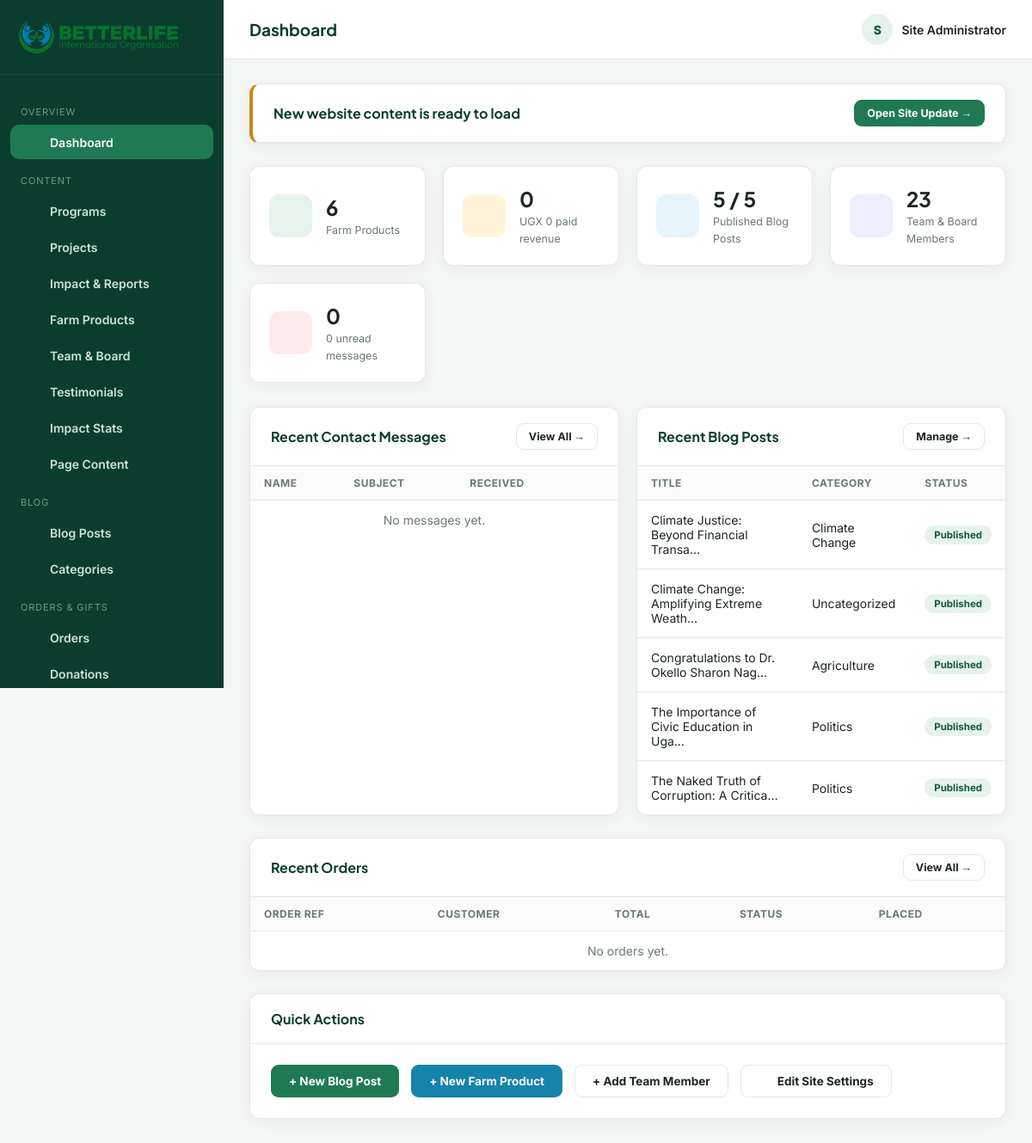
Before: /admin/index.php (signed in) with the older database file.
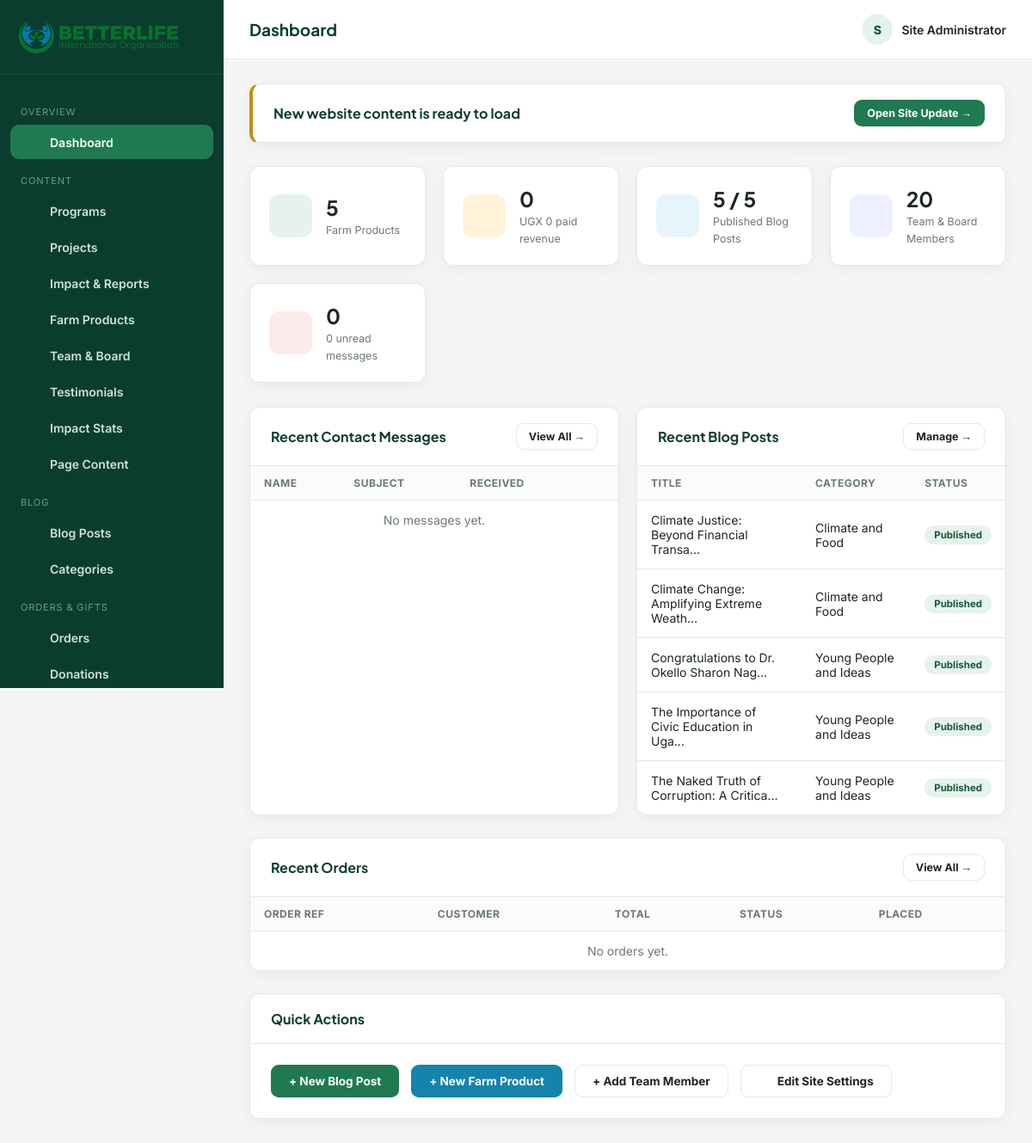
After: the same page with the newer database file.
### tables this page shows
CREATE TABLE blog_posts (
  id INT AUTO_INCREMENT PRIMARY KEY,
  title VARCHAR(200) NOT NULL,
  slug VARCHAR(220) NOT NULL UNIQUE,
  category_id INT DEFAULT NULL,
  excerpt VARCHAR(500),
  content LONGTEXT,
  featured_image VARCHAR(255),
  author VARCHAR(100) DEFAULT 'Admin',
  status ENUM('draft','published') DEFAULT 'draft',
  views INT DEFAULT 0,
  published_at DATETIME DEFAULT NULL,
  created_at TIMESTAMP DEFAULT CURRENT_TIMESTAMP,
  updated_at TIMESTAMP DEFAULT CURRENT_TIMESTAMP ON UPDATE CURRENT_TIMESTAMP,
  FOREIGN KEY (category_id) REFERENCES blog_categories(id) ON DELETE SET NULL
);

CREATE TABLE blog_categories (
  id INT AUTO_INCREMENT PRIMARY KEY,
  name VARCHAR(100) NOT NULL,
  slug VARCHAR(120) NOT NULL UNIQUE
);

### includes/functions.php (called while the page is built, shortened)
<?php
function h(?string $value): string
{
    return htmlspecialchars($value ?? '', ENT_QUOTES, 'UTF-8');
}
function excerpt(string $text, int $length = 160): string
{
    $text = trim(strip_tags($text));
    return mb_substr($text, 0, $length) . '…';
}

### admin/index.php (the view, shortened to what the changed rows need)
<?php
require_once __DIR__ . '/includes/auth.php';
$counts = [
  'products'    => (int) $pdo->query("SELECT COUNT(*) FROM products")->fetchColumn(),
  'posts'       => (int) $pdo->query("SELECT COUNT(*) FROM blog_posts")->fetchColumn(),
  'published'   => (int) $pdo->query("SELECT COUNT(*) FROM blog_posts WHERE status='published'")->fetchColumn(),
  'team'        => (int) $pdo->query("SELECT COUNT(*) FROM team_members")->fetchColumn(),
  'messages'    => (int) $pdo->query("SELECT COUNT(*) FROM contact_messages")->fetchColumn(),
  'unread'      => (int) $pdo->query("SELECT COUNT(*) FROM contact_messages WHERE is_read=0")->fetchColumn(),
  'subscribers' => (int) $pdo->query("SELECT COUNT(*) FROM newsletter_subscribers")->fetchColumn(),
  'programs'    => (int) $pdo->query("SELECT COUNT(*) FROM programs")->fetchColumn(),
];
$recentPosts = $pdo->query("SELECT bp.*, bc.name AS cat_name FROM blog_posts bp LEFT JOIN blog_categories bc ON bc.id=bp.category_id ORDER BY bp.created_at DESC LIMIT 5")->fetchAll();
require __DIR__ . '/includes/header.php';
?>
<div class="stat-cards">
  <div class="stat-card">
    <div><strong><?= $counts['products'] ?></strong><span>Farm Products</span></div>
  </div>
  <div class="stat-card">
    <div><strong><?= $counts['published'] ?> / <?= $counts['posts'] ?></strong><span>Published Blog Posts</span></div>
  </div>
  <div class="stat-card">
    <div><strong><?= $counts['team'] ?></strong><span>Team &amp; Board Members</span></div>
  </div>
  <div class="stat-card">
    <div><strong><?= $counts['messages'] ?></strong><span><?= $counts['unread'] ?> unread messages</span></div>
  </div>
</div>
<div class="form-grid">
  <div class="panel">
    <div class="table-wrap">
      <table class="data-table">
        <thead><tr><th>Name</th><th>Subject</th><th>Received</th><th></th></tr></thead>
      </table>
    </div>
  </div>
  <div class="panel">
    <div class="table-wrap">
      <table class="data-table">
        <thead><tr><th>Title</th><th>Category</th><th>Status</th></tr></thead>
        <tbody>
          <?php foreach ($recentPosts as $p): ?>
            <tr>
              <td><?= h(excerpt($p['title'], 40)) ?></td>
              <td><?= h($p['cat_name'] ?? '—') ?></td>
              <td><span class="badge <?= $p['status'] === 'published' ? 'badge-green' : 'badge-gray' ?>"><?= h(ucfirst($p['status'])) ?></span></td>
            </tr>
          <?php endforeach; ?>
        </tbody>
      </table>
    </div>
  </div>
</div>
<div class="panel">
  <div class="table-wrap">
    <table class="data-table">
      <thead><tr><th>Order Ref</th><th>Customer</th><th>Total</th><th>Status</th><th>Placed</th></tr></thead>
    </table>
  </div>
</div>
<?php require __DIR__ . '/includes/footer.php'; ?>

Changed rows visible on the page:
changed blog_posts "The Naked Truth of Corruption: A Critica…": id (not shown) → "5"; category.name "Politics" → "Young People and Ideas"
changed blog_posts "Climate Justice: Beyond Financial Transa…": category.name "Climate Change" → "Climate and Food"
changed blog_posts "Climate Change: Amplifying Extreme Weath…": category.name "Uncategorized" → "Climate and Food"
changed blog_posts "Congratulations to Dr. Okello Sharon Nag…": category.name "Agriculture" → "Young People and Ideas"
changed blog_posts "The Importance of Civic Education in Uga…": category.name "Politics" → "Young People and Ideas"
Other visible differences:
$counts['team']: "23" → "20"
$counts['products']: "6" → (not shown)
